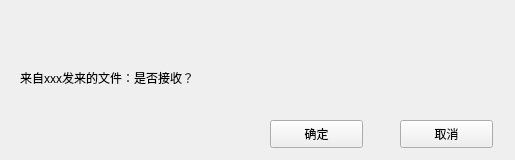
<?xml version="1.0" encoding="UTF-8"?>
<ui version="4.0">
 <class>ReceiveFileClass</class>
 <widget class="QWidget" name="ReceiveFileClass">
  <property name="geometry">
   <rect>
    <x>0</x>
    <y>0</y>
    <width>515</width>
    <height>160</height>
   </rect>
  </property>
  <property name="sizePolicy">
   <sizepolicy hsizetype="Fixed" vsizetype="Fixed">
    <horstretch>0</horstretch>
    <verstretch>0</verstretch>
   </sizepolicy>
  </property>
  <property name="minimumSize">
   <size>
    <width>515</width>
    <height>160</height>
   </size>
  </property>
  <property name="maximumSize">
   <size>
    <width>515</width>
    <height>160</height>
   </size>
  </property>
  <property name="windowTitle">
   <string>ReceiveFile</string>
  </property>
  <widget class="QWidget" name="titleWidget" native="true">
   <property name="geometry">
    <rect>
     <x>0</x>
     <y>0</y>
     <width>515</width>
     <height>50</height>
    </rect>
   </property>
   <property name="titleskin" stdset="0">
    <bool>true</bool>
   </property>
  </widget>
  <widget class="QWidget" name="bodyWidget" native="true">
   <property name="geometry">
    <rect>
     <x>0</x>
     <y>50</y>
     <width>515</width>
     <height>110</height>
    </rect>
   </property>
   <property name="bottomskin" stdset="0">
    <bool>true</bool>
   </property>
   <widget class="QLabel" name="label">
    <property name="geometry">
     <rect>
      <x>20</x>
      <y>20</y>
      <width>414</width>
      <height>16</height>
     </rect>
    </property>
    <property name="text">
     <string>来自xxx发来的文件：是否接收？</string>
    </property>
   </widget>
   <widget class="QPushButton" name="okBtn">
    <property name="geometry">
     <rect>
      <x>270</x>
      <y>70</y>
      <width>93</width>
      <height>28</height>
     </rect>
    </property>
    <property name="text">
     <string>确定</string>
    </property>
   </widget>
   <widget class="QPushButton" name="cancelBtn">
    <property name="geometry">
     <rect>
      <x>400</x>
      <y>70</y>
      <width>93</width>
      <height>28</height>
     </rect>
    </property>
    <property name="text">
     <string>取消</string>
    </property>
   </widget>
  </widget>
 </widget>
 <layoutdefault spacing="6" margin="11"/>
 <resources/>
 <connections/>
</ui>
